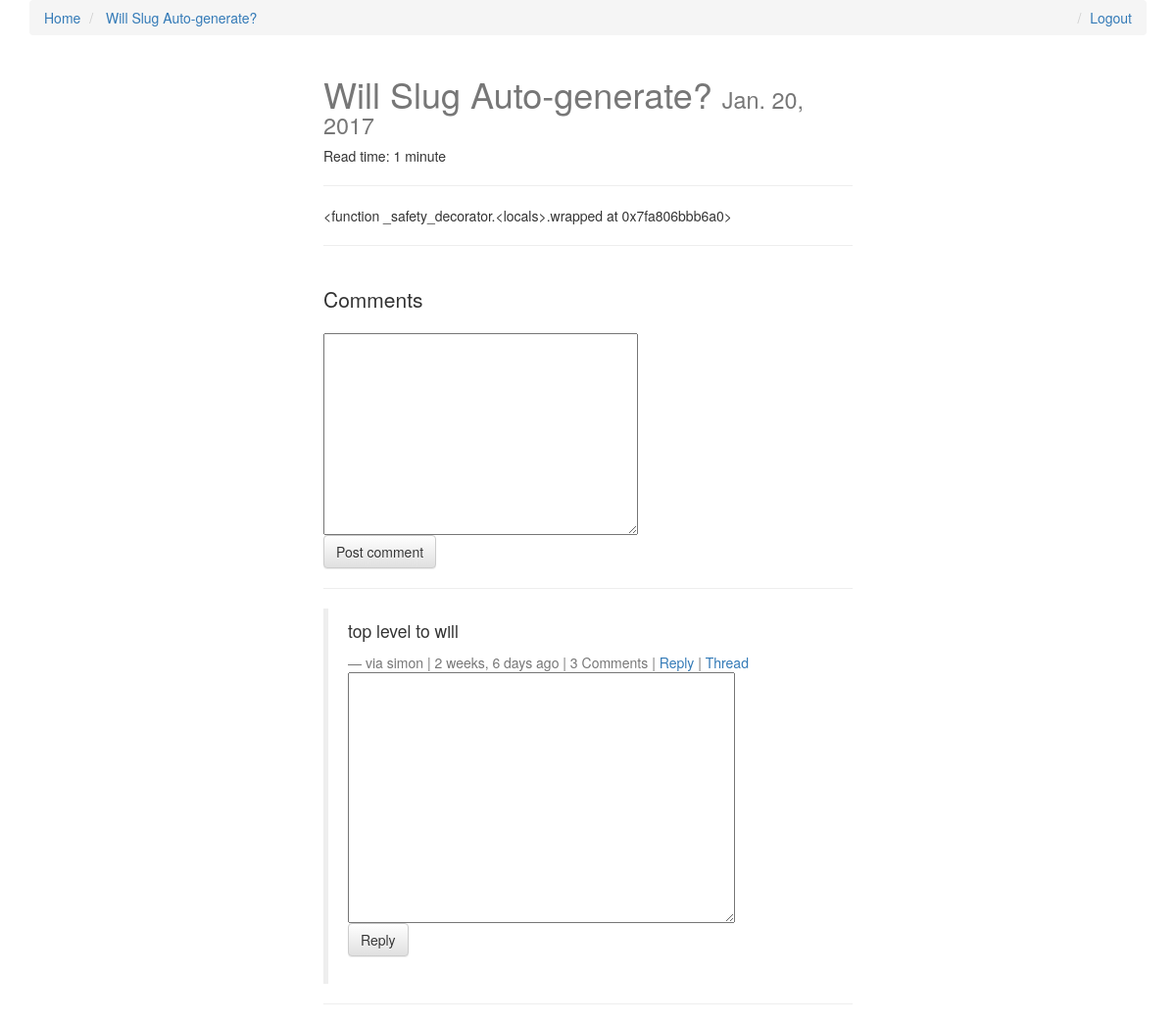
The page /will-slug-auto-generate/ (signed in) on the database its author committed.
### posts/models.py (models this page shows, shortened)
class Post(models.Model):
    user = models.ForeignKey(settings.AUTH_USER_MODEL, default=1)
    title = models.CharField(max_length=120)
    slug = models.SlugField(unique=True)
    image = models.ImageField(upload_to=upload_location,
            null=True,
            blank=True,
            width_field="width_field",
            height_field="height_field")
    height_field = models.IntegerField(default=0)
    width_field = models.IntegerField(default=0)
    content = models.TextField()
    draft = models.BooleanField(default=False)
    publish = models.DateField(auto_now=False, auto_now_add=False)
    read_time = models.IntegerField(default=0)# Intead of this, models.TimeField(null=True, blank=True)
    updated = models.DateTimeField(auto_now=True, auto_now_add=False)
    timestamp = models.DateTimeField(auto_now=False, auto_now_add=True)
    objects = PostManager()
    def get_absolute_url(self):
        return reverse("posts:detail", kwargs={"slug": self.slug})
    def get_markdown(self):
        content = self.content
        return mark_safe(markdown(content))
    class Meta:
        ordering = ["-timestamp", "-updated"]
    @property
    def comments(self):
        instance = self
        qs = Comment.objects.filter_by_instance(self)
        return qs
    @property
    def get_content_type(self):
        instance = self
        content_type = ContentType.objects.get_for_model(instance.__class__)
        return content_type

### comments/models.py (models this page shows, shortened)
class Comment(models.Model):
    user = models.ForeignKey(settings.AUTH_USER_MODEL, default=1)
    content_type = models.ForeignKey(ContentType, on_delete=models.CASCADE)
    object_id = models.PositiveIntegerField()
    content_object = GenericForeignKey('content_type', 'object_id')
    parent = models.ForeignKey("self", null=True, blank=True)
    content         = models.TextField()
    timestamp       = models.DateTimeField(auto_now_add=True)
    objects = CommentManager()
    class Meta:
        ordering = ['-timestamp']
    def get_absolute_url(self):
        return reverse("comments:thread", kwargs={"id": self.id})
    def children(self):
        return Comment.objects.filter(parent=self)

### posts/views.py (the view, shortened to what this page needs)
# urls.py: url(r'^(?P<slug>[\w-]+)/$', post_detail, name='detail'),
def post_detail(request, slug=None):
	instance = get_object_or_404(Post, slug=slug)
	if instance.publish > timezone.now().date() or instance.draft:
		if not request.user.is_staff or not request.user.is_superuser:
			raise Http404
	share_string = quote_plus(instance.content)
	comments = instance.comments #Comment.objects.filter_by_instance(instance)
	initial_data = {
			"content_type": instance.get_content_type,
			"object_id": instance.id
	}
	form = CommentForm(request.POST or None, initial=initial_data)
	context = {
		"title": instance.title,
		"instance": instance,
		"share_string": share_string,
		"comments":comments,
		"comment_form":form,
	}
	return render(request, "post_detail.html", context)

### comments/forms.py
class CommentForm(forms.Form):
    content_type = forms.CharField(widget=forms.HiddenInput)
    object_id = forms.IntegerField(widget=forms.HiddenInput)
    content = forms.CharField(label='', widget=forms.Textarea)

### comments/models.py (called while the page is built)
    def filter_by_instance(self, instance):
        content_type = ContentType.objects.get_for_model(instance.__class__)
        obj_id = instance.id
        qs = super(CommentManager, self).filter(content_type=content_type, object_id= obj_id).filter(parent=None)
        return qs

### posts/templatetags/urlify.py (called while the page is built)
@register.filter
def urlify(value):
    return quote_plus(value)

### templates/post_detail.html (shortened to what this page needs)
{% extends "base.html" %}
{% load urlify %}
{% load crispy_forms_tags %}
{% block post_detail_link %}
<li><a href="{{instance.get_absolute_url}}"> {{instance.title}}</a></li>
{% endblock %}
{% block content %}
<div class='col-sm-6 col-sm-offset-3'>
<h1>{{ title }} <small>{% if instance.draft %}<span style='color:red;'>Draft</span> {% endif %}{{ instance.publish }}</small></h1>
<p>Read time:
{{ instance.read_time }} minute{% if instance.read_time > 1 %}s{% endif %}
</p>
<p><div class="fb-like" data-href="{{ request.build_absolute_uri }}" data-layout="button_count" data-action="like" data-show-faces="true" data-share="true"></div>
<hr/>
</p>
<div class='row'>
<div class='col-sm-12'>
    <div class="post_detail_item">{{ instance.get_markdown }}</div>
<hr/>
<br/>
<div>
    <p class="lead">Comments</p>
    {% if request.user.is_authenticated %}
    <form method="POST" action="."> {% csrf_token %}
        {{ comment_form|crispy }}
        <input type='submit' value='Post comment' class='btn btn-default'>
    </form>
    {% else %}
    <p>Please login to comment</p>
    {% endif %}
    <hr/>
    {% for comment in comments %}
    <blockquote>
        <p>{{ comment.content }}</p>
        <footer>via {{comment.user}} | {{comment.timestamp|timesince}} ago | {% if comment.children.count > 0 %} {{comment.children.count}} Comment{% if comment.children.count > 1 %}s{% endif %} | {% endif %}<a href="#" class="comment-reply-btn">Reply</a> | <a href="{{ comment.get_absolute_url }}" >Thread</a></footer>
        {% if request.user.is_authenticated %}
        <form method="POST" action="."> {% csrf_token %}
            {{ comment_form|crispy }}
            <input type='submit' value='Reply' class='btn btn-default'>
        </form>
        {% else %}
        <p>Please login to comment</p>
        {% endif %}
    </blockquote>
    <hr>
    {% endfor %}
</div>
</div>
</div>
</div>
{% endblock content %}

### static/css/base.css (style rules this page uses)
h1 { color: #777777; }

### rows shown on the page
Post: title "Will Slug Auto-generate?", publish "Jan. 20, 2017", read_time "1", get_markdown "<function _safety_decorator.<locals>.wrapped at 0x7fa806bbb6a0>"
Comment: content "top level to will", user "simon", timestamp "2 weeks, 6 days", children.count "3"
